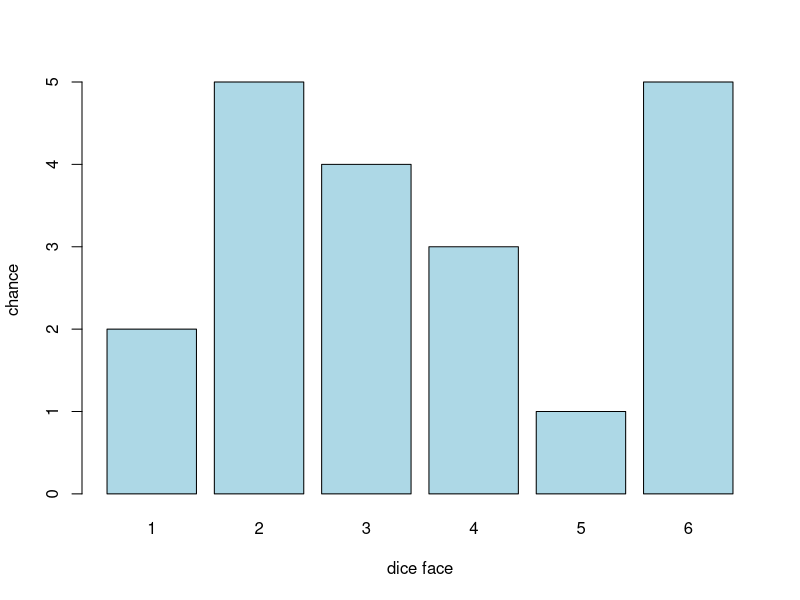

R code for this plot:
## ---- chunk 1
set.seed(1)  # This ensures the same simulation, "1" can be whatever you choose

# Simulate 1 fair coin toss
sample(c("H", "T"), 1, replace = T)

# Simulate 1 biased coin toss
sample(c("H", "T"), 1, replace = T,prob = c(0.9, 0.1))

# Simulate 10 fair coin tosses, and summarise chances in a table.

## Option1
sample1 = sample(c("H", "T"), 10,replace=T)
table(sample1)/10

## Option 2
sample2 = replicate(10, sample(c("H", "T"),1,replace=T))
table(sample2)/10

## Option 3
sample3 = rbinom(n = 10, 1, 0.5)
table(sample3)/10
## ---- chunk 2
# The chance of getting 4 events is:
dbinom(4,10,0.3)  # dbinom(x,n,p)

# The chance of getting less than or equal to 5 events is:
pbinom(5,10,0.3)    # pbinom(x,n,p)
## ---- chunk 3
# Simulate the 20 throws of the fair dice
set.seed(100)
sample3 = sample(c(1:6), 20, replace = T)
table(sample3)
barplot(table(sample3), xlab="dice face", ylab="chance", col= "lightblue")
## ---- chunk 4
# Simulate the 5 throws of the biased coin
